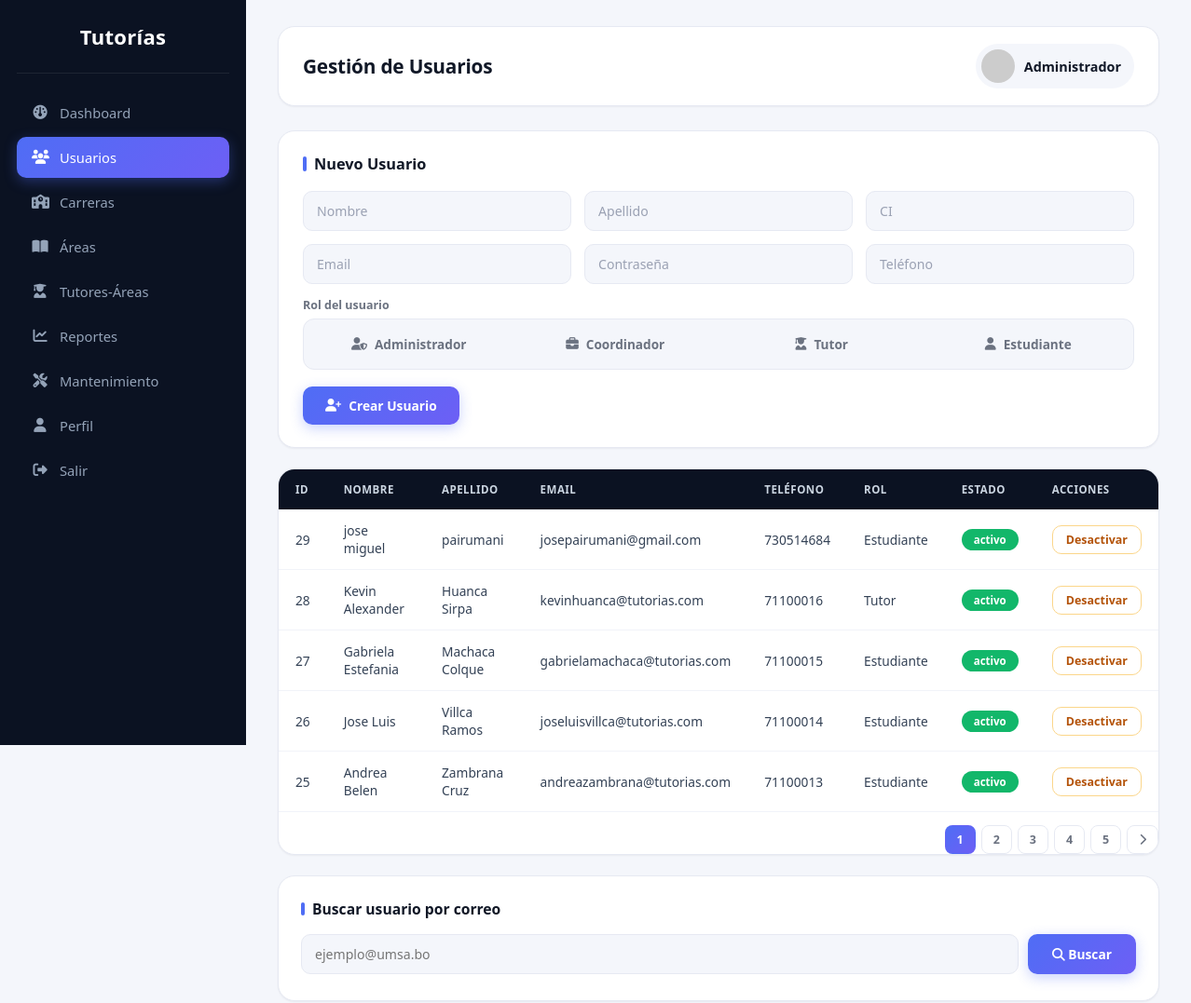
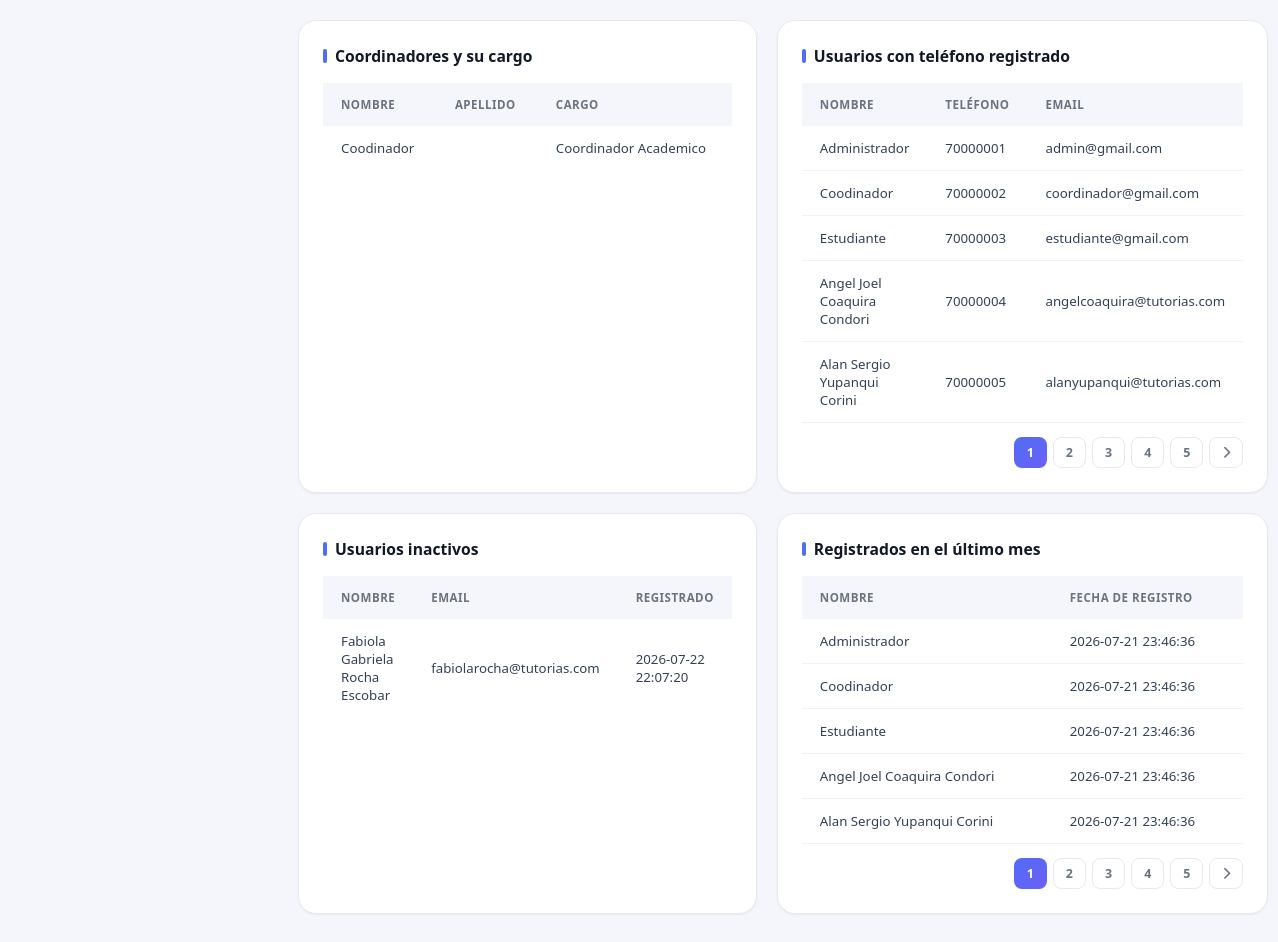
Screenshot of /admin/usuarios.php (signed in) with the database file from the repository (2 pictures, top to bottom).
### tables this page shows
CREATE TABLE `usuario` (
  `id_usuario` int(11) NOT NULL,
  `nombre` varchar(80) NOT NULL,
  `apellido` varchar(80) NOT NULL,
  `ci` varchar(20) NOT NULL,
  `email` varchar(120) NOT NULL,
  `password` varchar(255) NOT NULL,
  `telefono` varchar(20) DEFAULT NULL,
  `fecha_registro` datetime DEFAULT current_timestamp(),
  `estado` enum('activo','inactivo') NOT NULL DEFAULT 'activo'
);

CREATE TABLE `coordinador` (
  `id_coordinador` int(11) NOT NULL,
  `cargo` varchar(80) DEFAULT NULL
);

### admin/usuarios.php (the view, shortened to what this page needs)
<?php
require_once '../config/conexion.php';
$sql = "
SELECT v.id_usuario, v.nombre, v.apellido, v.email, u.telefono, u.estado, v.rol
FROM vw_usuarios_por_rol v
JOIN usuario u ON v.id_usuario = u.id_usuario
ORDER BY v.id_usuario DESC";
$usuarios = $pdo->query($sql)->fetchAll();
$busqueda_email = '';
$coordinadores = $pdo->query("
    SELECT u.nombre, u.apellido, c.cargo
    FROM coordinador c JOIN usuario u ON c.id_coordinador = u.id_usuario
")->fetchAll();
$usuarios_con_telefono = $pdo->query("
    SELECT nombre, apellido, telefono, email
    FROM usuario WHERE telefono IS NOT NULL AND telefono <> ''
")->fetchAll();
$usuarios_inactivos = $pdo->query("
    SELECT nombre, apellido, email, fecha_registro
    FROM usuario WHERE estado = 'inactivo'
")->fetchAll();
$usuarios_recientes = $pdo->query("
    SELECT nombre, apellido, fecha_registro
    FROM usuario
    WHERE fecha_registro >= DATE_SUB(NOW(), INTERVAL 1 MONTH)
")->fetchAll();
?>
<!DOCTYPE html>
<html lang="es">
<head>
<link rel="stylesheet"
href="https://cdnjs.cloudflare.com/ajax/libs/font-awesome/6.7.1/css/all.min.css">
<link rel="stylesheet" href="../assets/css/usuarios.css">
</head>
<body>
<div class="sidebar">
    <div class="logo">Tutorías</div>
    <a href="dashboard.php">
        <i class="fa-solid fa-gauge"></i><span>Dashboard</span>
    </a>
    <a href="usuarios.php" class="active">
        <i class="fa-solid fa-users"></i><span>Usuarios</span>
    </a>
    <a href="carreras.php">
        <i class="fa-solid fa-school"></i><span>Carreras</span>
    </a>
    <a href="areas.php">
        <i class="fa-solid fa-book-open"></i><span>Áreas</span>
    </a>
    <a href="tutores_areas.php">
        <i class="fa-solid fa-user-graduate"></i><span>Tutores-Áreas</span>
    </a>
    <a href="reportes.php">
        <i class="fa-solid fa-chart-line"></i><span>Reportes</span>
    </a>
    <a href="mantenimiento.php">
        <i class="fa-solid fa-screwdriver-wrench"></i><span>Mantenimiento</span>
    </a>
    <a href="perfil.php">
        <i class="fa-solid fa-user"></i><span>Perfil</span>
    </a>
    <a href="../auth/logout.php">
        <i class="fa-solid fa-right-from-bracket"></i><span>Salir</span>
    </a>
</div>
<div class="main">
    <div class="topbar">
        <h2>Gestión de Usuarios</h2>
        <div class="user">
            <img src="https://ui-avatars.com/api/?name=<?= urlencode($_SESSION['nombre']) ?>&background=4f6df5&color=fff">
            <?= htmlspecialchars($_SESSION['nombre']) ?>
        </div>
    </div>
    <div class="form-crear">
        <h3>Nuevo Usuario</h3>
        <form method="POST" id="formCrear">
            <div class="fila">
                <input type="text" name="nombre" placeholder="Nombre" required>
                <input type="text" name="apellido" placeholder="Apellido" required>
                <input type="text" name="ci" placeholder="CI" required>
            </div>
            <div class="fila">
                <input type="email" name="email" placeholder="Email" required>
                <input type="password" name="password" placeholder="Contraseña" required>
                <input type="text" name="telefono" placeholder="Teléfono">
            </div>
            <label>Rol del usuario</label>
            <div class="rol-tabs">
                <div class="rol-tab" data-rol="administrador">
                    <i class="fa-solid fa-user-shield"></i> Administrador
                </div>
                <div class="rol-tab" data-rol="coordinador">
                    <i class="fa-solid fa-briefcase"></i> Coordinador
                </div>
                <div class="rol-tab" data-rol="tutor">
                    <i class="fa-solid fa-user-graduate"></i> Tutor
                </div>
                <div class="rol-tab" data-rol="estudiante">
                    <i class="fa-solid fa-user"></i> Estudiante
                </div>
            </div>
            <button type="submit" class="btn btn-primary">
                <i class="fa-solid fa-user-plus"></i> Crear Usuario
            </button>
        </form>
    </div>
    <div class="tabla-wrapper">
    <table id="tablaUsuarios">
        <thead>
            <tr>
                <th>ID</th><th>Nombre</th><th>Apellido</th><th>Email</th><th>Teléfono</th><th>Rol</th><th>Estado</th><th>Acciones</th>
            </tr>
        </thead>
        <tbody>
            <?php if (count($usuarios) === 0): ?>
                <tr class="fila-vacia"><td colspan="8">No hay usuarios registrados.</td></tr>
            <?php else: ?>
                <?php foreach ($usuarios as $u): ?>
                <tr>
                    <td><?= $u['id_usuario'] ?></td>
                    <td><?= htmlspecialchars($u['nombre']) ?></td>
                    <td><?= htmlspecialchars($u['apellido']) ?></td>
                    <td><?= htmlspecialchars($u['email']) ?></td>
                    <td><?= htmlspecialchars($u['telefono']) ?></td>
                    <td><?= htmlspecialchars($u['rol']) ?></td>
                    <td><span class="badge <?= $u['estado'] ?>"><?= $u['estado'] ?></span></td>
                    <td>
                        <a class="btn btn-toggle" href="usuarios.php?toggle=<?= $u['id_usuario'] ?>"
                           onclick="return confirm('¿Cambiar estado de este usuario?');">
                            <?= $u['estado'] === 'activo' ? 'Desactivar' : 'Activar' ?>
                        </a>
                    </td>
                </tr>
                <?php endforeach; ?>
            <?php endif; ?>
        </tbody>
    </table>
    </div>
    <div class="card full-width">
        <h3>Buscar usuario por correo</h3>
        <form method="GET" class="buscador">
            <input type="email" name="buscar_email" placeholder="ejemplo@umsa.bo"
                   value="<?= htmlspecialchars($busqueda_email) ?>" required>
            <button type="submit"><i class="fa-solid fa-magnifying-glass"></i> Buscar</button>
        </form>
    </div>
    <div class="secciones-extra">
        <div class="card">
            <h3>Coordinadores y su cargo</h3>
            <table id="tablaCoordinadores">
                <thead><tr><th>Nombre</th><th>Apellido</th><th>Cargo</th></tr></thead>
                <tbody>
                    <?php if (empty($coordinadores)): ?>
                    <tr class="fila-vacia"><td colspan="3">No hay coordinadores registrados.</td></tr>
                    <?php else: ?>
                    <?php foreach ($coordinadores as $c): ?>
                    <tr>
                        <td><?= htmlspecialchars($c['nombre']) ?></td>
                        <td><?= htmlspecialchars($c['apellido']) ?></td>
                        <td><?= htmlspecialchars($c['cargo']) ?></td>
                    </tr>
                    <?php endforeach; ?>
                    <?php endif; ?>
                </tbody>
            </table>
        </div>
        <div class="card">
            <h3>Usuarios con teléfono registrado</h3>
            <table id="tablaTelefono">
                <thead><tr><th>Nombre</th><th>Teléfono</th><th>Email</th></tr></thead>
                <tbody>
                    <?php if (empty($usuarios_con_telefono)): ?>
                    <tr class="fila-vacia"><td colspan="3">Ningún usuario tiene teléfono registrado.</td></tr>
                    <?php else: ?>
                    <?php foreach ($usuarios_con_telefono as $u): ?>
                    <tr>
                        <td><?= htmlspecialchars($u['nombre'] . ' ' . $u['apellido']) ?></td>
                        <td><?= htmlspecialchars($u['telefono']) ?></td>
                        <td><?= htmlspecialchars($u['email']) ?></td>
                    </tr>
                    <?php endforeach; ?>
                    <?php endif; ?>
                </tbody>
            </table>
        </div>
        <div class="card">
            <h3>Usuarios inactivos</h3>
            <table id="tablaInactivos">
                <thead><tr><th>Nombre</th><th>Email</th><th>Registrado</th></tr></thead>
                <tbody>
                    <?php if (empty($usuarios_inactivos)): ?>
                    <tr class="fila-vacia"><td colspan="3">No hay usuarios inactivos.</td></tr>
                    <?php else: ?>
                    <?php foreach ($usuarios_inactivos as $u): ?>
                    <tr>
                        <td><?= htmlspecialchars($u['nombre'] . ' ' . $u['apellido']) ?></td>
                        <td><?= htmlspecialchars($u['email']) ?></td>
                        <td><?= htmlspecialchars($u['fecha_registro']) ?></td>
                    </tr>
                    <?php endforeach; ?>
                    <?php endif; ?>
                </tbody>
            </table>
        </div>
        <div class="card">
            <h3>Registrados en el último mes</h3>
            <table id="tablaRecientes">
                <thead><tr><th>Nombre</th><th>Fecha de registro</th></tr></thead>
                <tbody>
                    <?php if (empty($usuarios_recientes)): ?>
                    <tr class="fila-vacia"><td colspan="2">No hay registros en el último mes.</td></tr>
                    <?php else: ?>
                    <?php foreach ($usuarios_recientes as $u): ?>
                    <tr>
                        <td><?= htmlspecialchars($u['nombre'] . ' ' . $u['apellido']) ?></td>
                        <td><?= htmlspecialchars($u['fecha_registro']) ?></td>
                    </tr>
                    <?php endforeach; ?>
                    <?php endif; ?>
                </tbody>
            </table>
        </div>
    </div>
</div>
</body>
</html>

### rows the page displays
usuario: id_usuario "29", nombre "jose miguel", apellido "pairumani", email "josepairumani@gmail.com", telefono "730514684", rol "Estudiante", estado "activo", shows "Desactivar"
usuario: id_usuario "28", nombre "Kevin Alexander", apellido "Huanca Sirpa", email "kevinhuanca@tutorias.com", telefono "71100016", rol "Tutor", estado "activo", shows "Desactivar"
usuario: id_usuario "27", nombre "Gabriela Estefania", apellido "Machaca Colque", email "gabrielamachaca@tutorias.com", telefono "71100015", rol "Estudiante", estado "activo", shows "Desactivar"
usuario: id_usuario "26", nombre "Jose Luis", apellido "Villca Ramos", email "joseluisvillca@tutorias.com", telefono "71100014", rol "Estudiante", estado "activo", shows "Desactivar"
usuario: id_usuario "25", nombre "Andrea Belen", apellido "Zambrana Cruz", email "andreazambrana@tutorias.com", telefono "71100013", rol "Estudiante", estado "activo", shows "Desactivar"
coordinador: id_coordinador.nombre "Coodinador", cargo "Coordinador Academico"
usuario: nombre+apellido "Administrador", telefono "70000001", email "admin@gmail.com", fecha_registro "2026-07-21 23:46:36"
usuario: nombre+apellido "Coodinador", telefono "70000002", email "coordinador@gmail.com", fecha_registro "2026-07-21 23:46:36"
usuario: nombre+apellido "Estudiante", telefono "70000003", email "estudiante@gmail.com", fecha_registro "2026-07-21 23:46:36"
usuario: nombre+apellido "Angel Joel Coaquira Condori", telefono "70000004", email "angelcoaquira@tutorias.com", fecha_registro "2026-07-21 23:46:36"
usuario: nombre+apellido "Alan Sergio Yupanqui Corini", telefono "70000005", email "alanyupanqui@tutorias.com", fecha_registro "2026-07-21 23:46:36"
usuario: nombre+apellido "Fabiola Gabriela Rocha Escobar", email "fabiolarocha@tutorias.com", fecha_registro "2026-07-22 22:07:20"

### other values shown
$_SESSION['nombre'] "Administrador"
